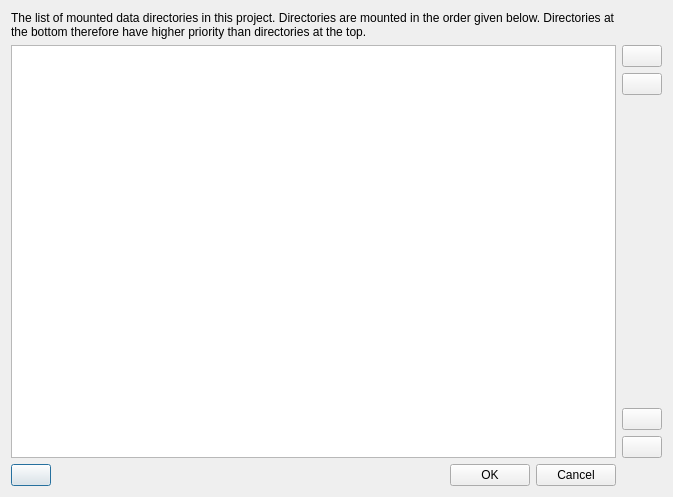
<?xml version="1.0" encoding="UTF-8"?>
<ui version="4.0">
 <class>plQtDataDirsDlg</class>
 <widget class="QDialog" name="plQtDataDirsDlg">
  <property name="geometry">
   <rect>
    <x>0</x>
    <y>0</y>
    <width>673</width>
    <height>497</height>
   </rect>
  </property>
  <property name="windowTitle">
   <string>Data Directory Configuration</string>
  </property>
  <property name="windowIcon">
   <iconset resource="../QtResources/resources.qrc">
    <normaloff>:/EditorFramework/Icons/DataDirectory.svg</normaloff>:/EditorFramework/Icons/DataDirectory.svg</iconset>
  </property>
  <layout class="QGridLayout" name="gridLayout">
   <item row="0" column="0">
    <widget class="QLabel" name="label">
     <property name="sizePolicy">
      <sizepolicy hsizetype="Preferred" vsizetype="Preferred">
       <horstretch>0</horstretch>
       <verstretch>0</verstretch>
      </sizepolicy>
     </property>
     <property name="text">
      <string>The list of mounted data directories in this project. Directories are mounted in the order given below. Directories at the bottom therefore have higher priority than directories at the top.</string>
     </property>
     <property name="wordWrap">
      <bool>true</bool>
     </property>
    </widget>
   </item>
   <item row="1" column="0">
    <widget class="QListWidget" name="ListDataDirs">
     <property name="sortingEnabled">
      <bool>false</bool>
     </property>
    </widget>
   </item>
   <item row="2" column="0">
    <layout class="QHBoxLayout" name="horizontalLayout">
     <item>
      <widget class="QPushButton" name="ButtonOpenFolder">
       <property name="toolTip">
        <string>Show the selected directory on disk</string>
       </property>
       <property name="text">
        <string/>
       </property>
       <property name="icon">
        <iconset resource="../../../Tools/Libs/GuiFoundation/QtResources/resources.qrc">
         <normaloff>:/GuiFoundation/Icons/OpenFolder.svg</normaloff>:/GuiFoundation/Icons/OpenFolder.svg</iconset>
       </property>
      </widget>
     </item>
     <item>
      <spacer name="horizontalSpacer">
       <property name="orientation">
        <enum>Qt::Horizontal</enum>
       </property>
       <property name="sizeHint" stdset="0">
        <size>
         <width>40</width>
         <height>20</height>
        </size>
       </property>
      </spacer>
     </item>
     <item>
      <widget class="QPushButton" name="ButtonOK">
       <property name="text">
        <string>OK</string>
       </property>
      </widget>
     </item>
     <item>
      <widget class="QPushButton" name="ButtonCancel">
       <property name="text">
        <string>Cancel</string>
       </property>
      </widget>
     </item>
    </layout>
   </item>
   <item row="1" column="1">
    <layout class="QVBoxLayout" name="verticalLayout">
     <item>
      <widget class="QPushButton" name="ButtonAdd">
       <property name="toolTip">
        <string>Add another folder as a data directory</string>
       </property>
       <property name="text">
        <string/>
       </property>
       <property name="icon">
        <iconset resource="../../../Tools/Libs/GuiFoundation/QtResources/resources.qrc">
         <normaloff>:/GuiFoundation/Icons/FolderAdd.svg</normaloff>:/GuiFoundation/Icons/FolderAdd.svg</iconset>
       </property>
      </widget>
     </item>
     <item>
      <widget class="QPushButton" name="ButtonRemove">
       <property name="toolTip">
        <string>Remove the selected data directory</string>
       </property>
       <property name="text">
        <string/>
       </property>
       <property name="icon">
        <iconset resource="../../../Tools/Libs/GuiFoundation/QtResources/resources.qrc">
         <normaloff>:/GuiFoundation/Icons/Delete.svg</normaloff>:/GuiFoundation/Icons/Delete.svg</iconset>
       </property>
      </widget>
     </item>
     <item>
      <spacer name="verticalSpacer">
       <property name="orientation">
        <enum>Qt::Vertical</enum>
       </property>
       <property name="sizeHint" stdset="0">
        <size>
         <width>20</width>
         <height>40</height>
        </size>
       </property>
      </spacer>
     </item>
     <item>
      <widget class="QPushButton" name="ButtonUp">
       <property name="toolTip">
        <string>Move the selected directoy up (it gets lower priority)</string>
       </property>
       <property name="text">
        <string/>
       </property>
       <property name="icon">
        <iconset resource="../../../Tools/Libs/GuiFoundation/QtResources/resources.qrc">
         <normaloff>:/GuiFoundation/Icons/MoveUp.svg</normaloff>:/GuiFoundation/Icons/MoveUp.svg</iconset>
       </property>
      </widget>
     </item>
     <item>
      <widget class="QPushButton" name="ButtonDown">
       <property name="toolTip">
        <string>Move the selected directoy down (it gets higher priority)</string>
       </property>
       <property name="text">
        <string/>
       </property>
       <property name="icon">
        <iconset resource="../../../Tools/Libs/GuiFoundation/QtResources/resources.qrc">
         <normaloff>:/GuiFoundation/Icons/MoveDown.svg</normaloff>:/GuiFoundation/Icons/MoveDown.svg</iconset>
       </property>
      </widget>
     </item>
    </layout>
   </item>
  </layout>
 </widget>
 <resources>
  <include location="../../../Tools/Libs/GuiFoundation/QtResources/resources.qrc"/>
  <include location="../QtResources/resources.qrc"/>
 </resources>
 <connections/>
</ui>
